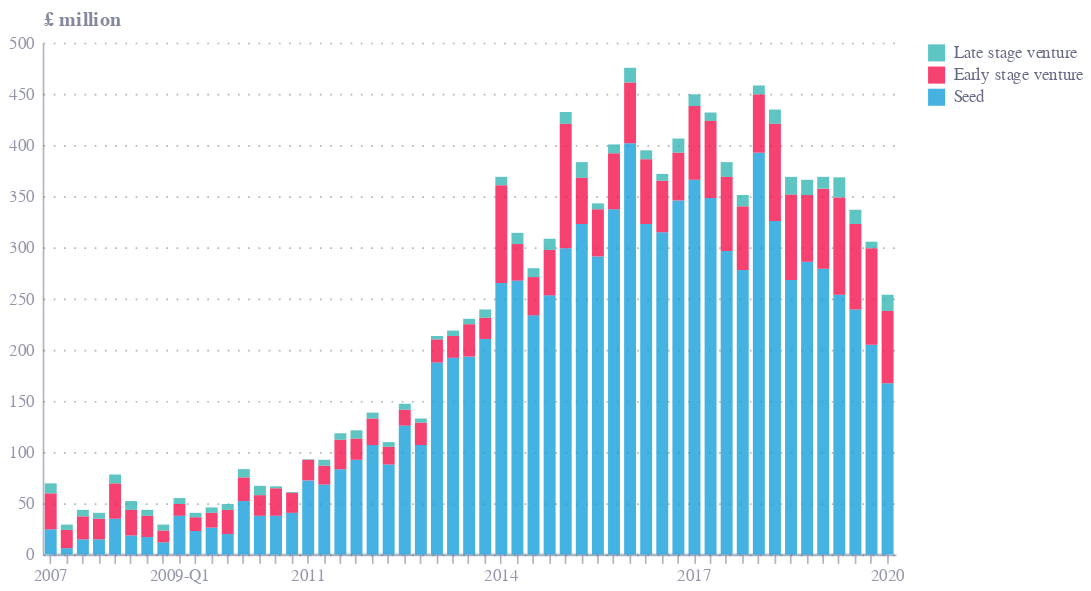
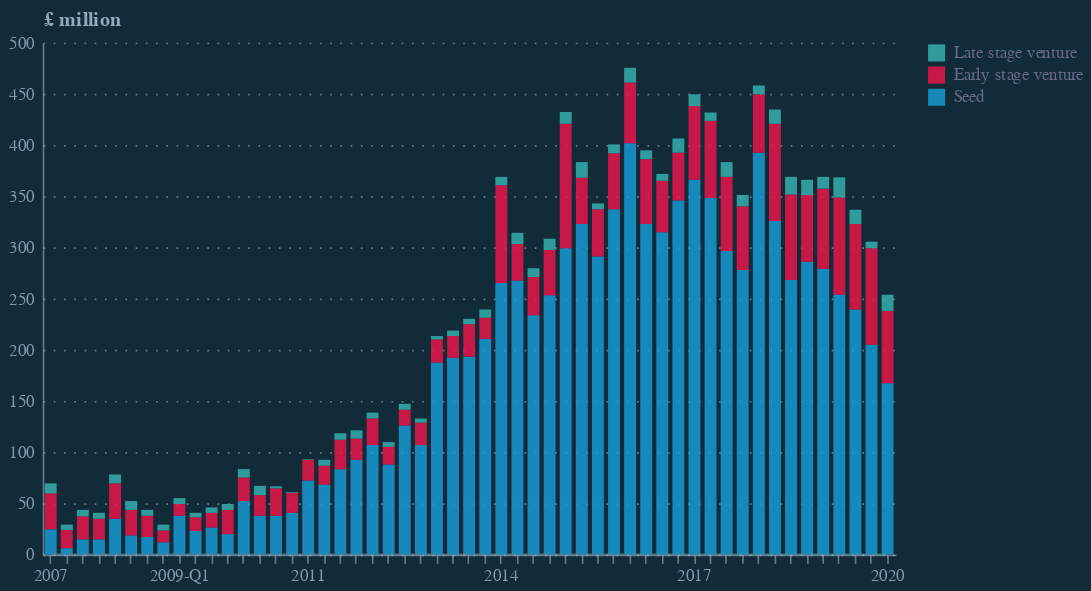

Notebook cell for these charts, in order:
### Code cell
xmin='2007-Q1'
xmax='2020-Q1'
xaxis = alt.Chart(pd.DataFrame([{'x':xmin,'y':0},{'x':xmax,'y':0}])).mark_line(color=colors["eco-gray"],opacity=mo-0.2,strokeWidth=1).encode(
    alt.X(
        "x:N",
        sort=[],
        axis=alt.Axis(
            grid=False,
            titleAlign="center",
            titleAnchor="middle",
            title="",
            titleY=-15,
            titleX=207,
            labelColor=colors["eco-gray"],
            titleColor=colors["eco-gray"],
            tickColor=colors["eco-gray"],
            domainColor=colors["eco-gray"],
            tickCount=10,
            domainOpacity=mo,
            tickOpacity=mo,
            labelOpacity=mo+0.2,
            titleOpacity=mo+0.3,
            titleFontSize=12,
            orient="bottom",
            labelAngle=0,
            # labelExpr="indexof(datum.value,'Q1')>-1?slice(datum.value,0,4)+' '+slice(datum.value,4):slice(datum.value,4)"
            labelExpr="indexof(datum.value,'2007-Q1')>-1?slice(datum.value,0,4):indexof(datum.value,'2017-Q1')>-1?slice(datum.value,0,4):indexof(datum.value,'2020-Q1')>-1?slice(datum.value,0,4):indexof(datum.value,'2011-Q1')>-1?slice(datum.value,0,4):indexof(datum.value,'2014-Q1')>-1?slice(datum.value,0,4):indexof(datum.value,'2009-Q1')>-1?datum.value:''"
        ),
        # scale=alt.Scale(domain=[xmin, xmax])
    ),
    y=alt.Y(
        "y:Q",
        sort=[],
        axis=alt.Axis(
            # grid=False,
            gridDash=[1,5],
            gridColor=colors["eco-gray"],
            gridOpacity=mo,
            title="£ million",
            titleX=0,
            titleY=-7,
            titleBaseline="bottom",
            titleAngle=0,
            titleAlign="left",
            ticks=False,
            labelPadding=5,
            labelColor=colors["eco-gray"],
            titleColor=colors["eco-gray"],
            tickColor=colors["eco-gray"],
            domainColor=colors["eco-gray"],
            domainOpacity=mo,
            tickOpacity=mo,
            labelOpacity=mo+0.2,
            titleOpacity=mo+0.3,
            titleFontSize=12,
            format='.0f',
            tickCount=8
        ),
        # scale=alt.Scale(domain=[-0.16, 0.06]),
    )
)

base = alt.Chart(fc).encode(x=alt.X('a:N'))
bars=base.mark_bar(opacity=0.8,width=7).encode(y=alt.Y('c:Q'),color=alt.Color('b:N',scale=alt.Scale(range=[colors['eco-turquiose'],
    colors['eco-dot'],colors['eco-light-blue']]),legend=alt.Legend(title='',labelColor=colors["eco-gray"])))

layer1 = (
    (xaxis+bars).properties(height=300, width=500, title="")
    .configure(font='Circular Std Book').configure_view(stroke=None)
)

layer1.save("visualisation/" + f + "_no_branding.json")
if DARK:
    layer2=dark(f+'_no_branding')
    layer2.save("visualisation/" + f + "_no_branding_dark.json")
    
if SAVE:
    layer1.save("visualisation/" + f + "_no_branding.svg")
    layer1.save("visualisation/" + f + "_no_branding.png")
    if DARK:
        layer2.save("visualisation/" + f + "_no_branding_dark.svg")
        layer2.save("visualisation/" + f + "_no_branding_dark.png")
    
logo=alt.Chart(pd.DataFrame([{"x": '2020-Q1', "y": 500, "img": "https://raw.githubusercontent.com/EconomicsObservatory/ECOvisualisations/main/guidelines/logos/eco-icon-dark.png"}]))\
    .mark_image(width=40,height=40,align='right',baseline='top',yOffset=-33,opacity=mo,xOffset=-0).encode(x='x:N',y='y:Q',url='img:N')
# ecomark=alt.Chart(pd.DataFrame([{"x": '2019-01-01', "y": 14}]))\
#     .mark_point(size=100,fill=colors['eco-turquiose'],stroke=None,opacity=1,xOffset=-20,yOffset=-20).encode(x='x:T',y='y:Q')
# layer1+=(ecomark)
# layer1+=(logo)

layer1.save("visualisation/" + f + ".json")
if DARK:
    layer2=dark(f)
    layer2.save("visualisation/" + f + "_dark.json")
if SAVE:
    layer1.save("visualisation/" + f + ".svg")
    layer1.save("visualisation/" + f + ".png")
    if DARK:
        layer2.save("visualisation/" + f + "_dark.svg")
        layer2.save("visualisation/" + f + "_dark.png")
    open("README.md", "a").write(readme)

print(f+'\n')
layer1.display()
if DARK:
    layer2.display()

### Figure 1 — Vega-Lite specification as saved in the notebook (floating-point values rounded to 4 significant figures; data arrays with more than 128 entries replaced by an {"elided": "..."} marker saying what was removed)
{"config": {"view": {"continuousWidth": 400, "continuousHeight": 300, "stroke": null}, "font": "Circular Std Book"}, "layer": [{"data": {"name": "data-33a89f09604116d1fa878385c1ca0e2d"}, "mark": {"type": "line", "color": "#676A86", "opacity": 0.3, "strokeWidth": 1}, "encoding": {"x": {"axis": {"domainColor": "#676A86", "domainOpacity": 0.5, "grid": false, "labelAngle": 0, "labelColor": "#676A86", "labelExpr": "indexof(datum.value,'2007-Q1')>-1?slice(datum.value,0,4):indexof(datum.value,'2017-Q1')>-1?slice(datum.value,0,4):indexof(datum.value,'2020-Q1')>-1?slice(datum.value,0,4):indexof(datum.value,'2011-Q1')>-1?slice(datum.value,0,4):indexof(datum.value,'2014-Q1')>-1?slice(datum.value,0,4):indexof(datum.value,'2009-Q1')>-1?datum.value:''", "labelOpacity": 0.7, "orient": "bottom", "tickColor": "#676A86", "tickCount": 10, "tickOpacity": 0.5, "title": "", "titleAlign": "center", "titleAnchor": "middle", "titleColor": "#676A86", "titleFontSize": 12, "titleOpacity": 0.8, "titleX": 207, "titleY": -15}, "field": "x", "sort": [], "type": "nominal"}, "y": {"axis": {"domainColor": "#676A86", "domainOpacity": 0.5, "format": ".0f", "gridColor": "#676A86", "gridDash": [1, 5], "gridOpacity": 0.5, "labelColor": "#676A86", "labelOpacity": 0.7, "labelPadding": 5, "tickColor": "#676A86", "tickCount": 8, "tickOpacity": 0.5, "ticks": false, "title": "£ million", "titleAlign": "left", "titleAngle": 0, "titleBaseline": "bottom", "titleColor": "#676A86", "titleFontSize": 12, "titleOpacity": 0.8, "titleX": 0, "titleY": -7}, "field": "y", "sort": [], "type": "quantitative"}}}, {"data": {"name": "data-c2e5c8b038cf7d687cb5c38cbc364d51"}, "mark": {"type": "bar", "opacity": 0.8, "width": 7}, "encoding": {"color": {"field": "b", "legend": {"labelColor": "#676A86", "title": ""}, "scale": {"range": ["#36B7B4", "#F4134D", "#179FDB"]}, "type": "nominal"}, "x": {"field": "a", "type": "nominal"}, "y": {"field": "c", "type": "quantitative"}}}], "height": 300, "title": "", "width": 500, "$schema": "https://vega.github.io/schema/vega-lite/v4.17.0.json", "datasets": {"data-33a89f09604116d1fa878385c1ca0e2d": [{"x": "2007-Q1", "y": 0}, {"x": "2020-Q1", "y": 0}], "data-c2e5c8b038cf7d687cb5c38cbc364d51": {"elided": "159 records"}}}

### Figure 2 — Vega-Lite specification as saved in the notebook (floating-point values rounded to 4 significant figures; data arrays with more than 128 entries replaced by an {"elided": "..."} marker saying what was removed)
{"config": {"view": {"continuousWidth": 400, "continuousHeight": 300, "stroke": null}, "font": "Circular Std Book"}, "layer": [{"mark": {"type": "line", "color": "#b4c8d8", "opacity": 0.3, "strokeWidth": 1}, "data": {"name": "data-33a89f09604116d1fa878385c1ca0e2d"}, "encoding": {"x": {"axis": {"domainColor": "#b4c8d8", "domainOpacity": 0.5, "grid": false, "labelAngle": 0, "labelColor": "#b4c8d8", "labelExpr": "indexof(datum.value,'2007-Q1')>-1?slice(datum.value,0,4):indexof(datum.value,'2017-Q1')>-1?slice(datum.value,0,4):indexof(datum.value,'2020-Q1')>-1?slice(datum.value,0,4):indexof(datum.value,'2011-Q1')>-1?slice(datum.value,0,4):indexof(datum.value,'2014-Q1')>-1?slice(datum.value,0,4):indexof(datum.value,'2009-Q1')>-1?datum.value:''", "labelOpacity": 0.7, "orient": "bottom", "tickColor": "#b4c8d8", "tickCount": 10, "tickOpacity": 0.5, "title": "", "titleAlign": "center", "titleAnchor": "middle", "titleColor": "#b4c8d8", "titleFontSize": 12, "titleOpacity": 0.8, "titleX": 207, "titleY": -15}, "field": "x", "sort": [], "type": "nominal"}, "y": {"axis": {"domainColor": "#b4c8d8", "domainOpacity": 0.5, "format": ".0f", "gridColor": "#b4c8d8", "gridDash": [1, 5], "gridOpacity": 0.5, "labelColor": "#b4c8d8", "labelOpacity": 0.7, "labelPadding": 5, "tickColor": "#b4c8d8", "tickCount": 8, "tickOpacity": 0.5, "ticks": false, "title": "£ million", "titleAlign": "left", "titleAngle": 0, "titleBaseline": "bottom", "titleColor": "#b4c8d8", "titleFontSize": 12, "titleOpacity": 0.8, "titleX": 0, "titleY": -7}, "field": "y", "sort": [], "type": "quantitative"}}}, {"mark": {"type": "bar", "opacity": 0.8, "width": 7}, "data": {"name": "data-c2e5c8b038cf7d687cb5c38cbc364d51"}, "encoding": {"color": {"field": "b", "legend": {"labelColor": "#676A86", "title": ""}, "scale": {"range": ["#36B7B4", "#F4134D", "#179FDB"]}, "type": "nominal"}, "x": {"field": "a", "type": "nominal"}, "y": {"field": "c", "type": "quantitative"}}}], "background": "#122B39", "datasets": {"data-33a89f09604116d1fa878385c1ca0e2d": [{"x": "2007-Q1", "y": 0}, {"x": "2020-Q1", "y": 0}], "data-c2e5c8b038cf7d687cb5c38cbc364d51": {"elided": "159 records"}}, "height": 300, "title": "", "width": 500, "$schema": "https://vega.github.io/schema/vega-lite/v4.17.0.json"}
